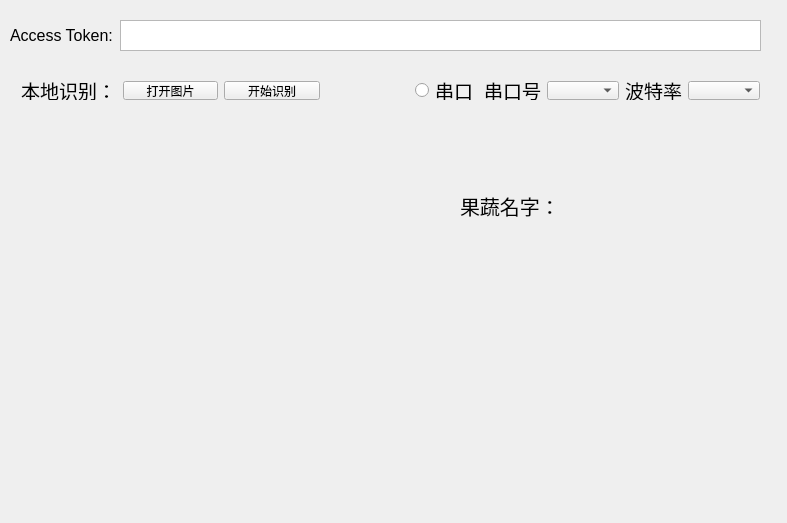
<?xml version="1.0" encoding="UTF-8"?>
<ui version="4.0">
 <class>Widget</class>
 <widget class="QWidget" name="Widget">
  <property name="geometry">
   <rect>
    <x>0</x>
    <y>0</y>
    <width>787</width>
    <height>523</height>
   </rect>
  </property>
  <property name="windowTitle">
   <string>Widget</string>
  </property>
  <widget class="QLabel" name="lblImg">
   <property name="geometry">
    <rect>
     <x>40</x>
     <y>120</y>
     <width>351</width>
     <height>331</height>
    </rect>
   </property>
   <property name="text">
    <string/>
   </property>
  </widget>
  <widget class="QLabel" name="label">
   <property name="geometry">
    <rect>
     <x>460</x>
     <y>170</y>
     <width>121</width>
     <height>71</height>
    </rect>
   </property>
   <property name="font">
    <font>
     <pointsize>15</pointsize>
    </font>
   </property>
   <property name="text">
    <string>果蔬名字：</string>
   </property>
  </widget>
  <widget class="QLabel" name="lblName">
   <property name="geometry">
    <rect>
     <x>580</x>
     <y>170</y>
     <width>201</width>
     <height>71</height>
    </rect>
   </property>
   <property name="font">
    <font>
     <pointsize>15</pointsize>
    </font>
   </property>
   <property name="text">
    <string/>
   </property>
  </widget>
  <widget class="QTextEdit" name="textEdit">
   <property name="geometry">
    <rect>
     <x>120</x>
     <y>20</y>
     <width>641</width>
     <height>31</height>
    </rect>
   </property>
   <property name="font">
    <font>
     <family>Arial</family>
     <pointsize>12</pointsize>
    </font>
   </property>
  </widget>
  <widget class="QLabel" name="label_2">
   <property name="geometry">
    <rect>
     <x>10</x>
     <y>10</y>
     <width>111</width>
     <height>51</height>
    </rect>
   </property>
   <property name="font">
    <font>
     <family>Arial</family>
     <pointsize>12</pointsize>
    </font>
   </property>
   <property name="text">
    <string>Access Token:</string>
   </property>
  </widget>
  <widget class="QWidget" name="horizontalLayoutWidget">
   <property name="geometry">
    <rect>
     <x>10</x>
     <y>70</y>
     <width>321</width>
     <height>41</height>
    </rect>
   </property>
   <layout class="QHBoxLayout" name="horizontalLayout">
    <item>
     <widget class="QLabel" name="label_3">
      <property name="font">
       <font>
        <family>Arial</family>
        <pointsize>14</pointsize>
       </font>
      </property>
      <property name="text">
       <string>本地识别：</string>
      </property>
     </widget>
    </item>
    <item>
     <widget class="QPushButton" name="openImgBtn">
      <property name="text">
       <string>打开图片</string>
      </property>
     </widget>
    </item>
    <item>
     <widget class="QPushButton" name="btnStartIdentify">
      <property name="text">
       <string>开始识别</string>
      </property>
     </widget>
    </item>
   </layout>
  </widget>
  <widget class="QWidget" name="horizontalLayoutWidget_2">
   <property name="geometry">
    <rect>
     <x>350</x>
     <y>70</y>
     <width>421</width>
     <height>41</height>
    </rect>
   </property>
   <layout class="QHBoxLayout" name="horizontalLayout_2">
    <item>
     <spacer name="horizontalSpacer">
      <property name="orientation">
       <enum>Qt::Horizontal</enum>
      </property>
      <property name="sizeHint" stdset="0">
       <size>
        <width>40</width>
        <height>20</height>
       </size>
      </property>
     </spacer>
    </item>
    <item>
     <widget class="QRadioButton" name="radioButton">
      <property name="font">
       <font>
        <family>Arial</family>
        <pointsize>14</pointsize>
       </font>
      </property>
      <property name="text">
       <string>串口</string>
      </property>
     </widget>
    </item>
    <item>
     <widget class="QLabel" name="label_5">
      <property name="font">
       <font>
        <family>Arial</family>
        <pointsize>14</pointsize>
       </font>
      </property>
      <property name="text">
       <string>串口号</string>
      </property>
     </widget>
    </item>
    <item>
     <widget class="QComboBox" name="comboBox"/>
    </item>
    <item>
     <widget class="QLabel" name="label_6">
      <property name="font">
       <font>
        <family>Arial</family>
        <pointsize>14</pointsize>
       </font>
      </property>
      <property name="text">
       <string>波特率</string>
      </property>
     </widget>
    </item>
    <item>
     <widget class="QComboBox" name="comboBox_2"/>
    </item>
   </layout>
  </widget>
 </widget>
 <layoutdefault spacing="6" margin="11"/>
 <resources/>
 <connections/>
</ui>
